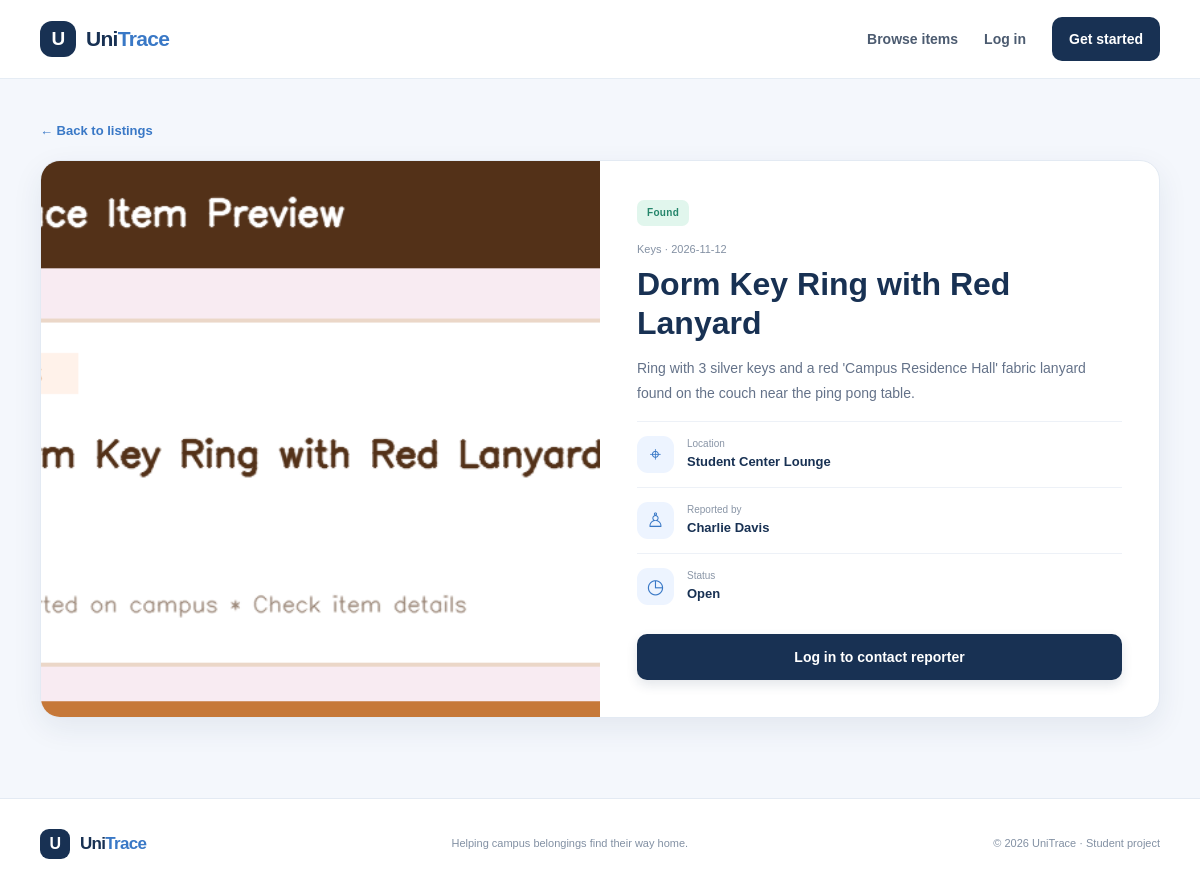
The app's page /item/26 with its own data.
### tables this page shows
CREATE TABLE items (
    id INTEGER PRIMARY KEY AUTOINCREMENT,
    user_id INTEGER NOT NULL,
    title TEXT NOT NULL,
    description TEXT NOT NULL,
    item_type TEXT NOT NULL CHECK (item_type IN ('Lost', 'Found')),
    category TEXT NOT NULL,
    location TEXT NOT NULL,
    item_date TEXT NOT NULL,
    image_filename TEXT,
    status TEXT NOT NULL DEFAULT 'Open' CHECK (status IN ('Open', 'Claimed', 'Returned')),
    created_at TEXT NOT NULL,
    FOREIGN KEY (user_id) REFERENCES users(id) ON DELETE CASCADE
);

CREATE TABLE users (
    id INTEGER PRIMARY KEY AUTOINCREMENT,
    name TEXT NOT NULL,
    email TEXT NOT NULL UNIQUE,
    password_hash TEXT NOT NULL,
    created_at TEXT NOT NULL
);

### campus_lost_found/app.py (the view)
@app.route("/item/<int:item_id>")
def item_details(item_id):
    with get_db() as db:
        item = db.execute("""
            SELECT items.*, users.name AS reporter_name, users.email AS reporter_email
            FROM items JOIN users ON items.user_id = users.id
            WHERE items.id = ?
        """, (item_id,)).fetchone()
    if item is None:
        abort(404)
    return render_template("item_details.html", item=item)

### campus_lost_found/app.py (called while the page is built)
def get_db():
    try:
        if "db" not in g:
            g.db = sqlite3.connect(DATABASE)
            g.db.row_factory = sqlite3.Row
            g.db.execute("PRAGMA foreign_keys = ON")
        return g.db
    except RuntimeError:
        connection = sqlite3.connect(DATABASE)
        connection.row_factory = sqlite3.Row
        connection.execute("PRAGMA foreign_keys = ON")
        return connection

@app.context_processor
def inject_current_year():
    return {"current_year": datetime.now().year}

### campus_lost_found/templates/item_details.html (shortened to what this page needs)
{% extends "base.html" %}
{% block content %}
<section class="details-page container">
    <a class="back-link" href="{{ url_for('home') }}">← Back to listings</a>
    <article class="details-card">
        <div class="details-visual">
            {% if item.image_filename %}
                <img src="{{ url_for('static', filename='uploads/' ~ item.image_filename) }}" alt="{{ item.title }}">
            {% else %}
                <div class="item-placeholder details-placeholder"><span>{{ '⌕' if item.item_type == 'Lost' else '✓' }}</span><small>{{ item.category }}</small></div>
            {% endif %}
        </div>
        <div class="details-content">
            <span class="type-badge {{ 'badge-lost' if item.item_type == 'Lost' else 'badge-found' }}">{{ item.item_type }}</span>
            <p class="item-meta">{{ item.category }} · {{ item.item_date }}</p>
            <h1>{{ item.title }}</h1>
            <p class="details-description">{{ item.description }}</p>
            <div class="detail-line"><span>⌖</span><div><small>Location</small><strong>{{ item.location }}</strong></div></div>
            <div class="detail-line"><span>♙</span><div><small>Reported by</small><strong>{{ item.reporter_name }}</strong></div></div>
            <div class="detail-line"><span>◷</span><div><small>Status</small><strong>{{ item.status }}</strong></div></div>
            {% if session.get('user_id') == item.user_id %}
                <a class="button button-primary button-full details-owner-button" href="{{ url_for('dashboard') }}">Manage your report</a>
            {% else %}
                <a class="button button-primary button-full details-owner-button" href="{{ url_for('login', next=request.path) }}">Log in to contact reporter</a>
            {% endif %}
        </div>
    </article>
</section>
{% endblock %}

### campus_lost_found/static/css/style.css (style rules this page uses)
:root { --navy: #183153; --navy-dark: #112640; --blue: #3978c6; --blue-light: #eaf2ff; --blue-pale: #f4f7fc; --text: #26334d; --muted: #68758a; --line: #e3eaf3; --white: #ffffff; --green: #25856b; --shadow: 0 10px 30px rgba(24, 49, 83, 0.08); --radius: 18px; }
* { box-sizing: border-box; }
html { scroll-behavior: smooth; }
body { margin: 0; min-height: 100vh; font-family: Arial, Helvetica, sans-serif; color: var(--text); background: var(--blue-pale); line-height: 1.6; }
a { color: inherit; text-decoration: none; }
button, a, input, select, textarea { -webkit-tap-highlight-color: transparent; }
.container { width: min(1120px, calc(100% - 48px)); margin: 0 auto; }
.button { display: inline-flex; min-height: 45px; align-items: center; justify-content: center; gap: 9px; padding: 11px 18px; border: 1px solid transparent; border-radius: 10px; font-size: 14px; font-weight: 700; cursor: pointer; transition: transform .2s, box-shadow .2s, background .2s; }
.button-primary { background: var(--navy); color: white; box-shadow: 0 5px 12px rgba(24, 49, 83, .12); }
.button-full { width: 100%; }
.type-badge { display: inline-flex; align-items: center; width: fit-content; padding: 5px 10px; border-radius: 7px; font-size: 10px; font-weight: 800; letter-spacing: .3px; }
.badge-found { background: #e1f6ed; color: #25856b; }
.item-meta { display: flex; gap: 7px; align-items: center; margin: 0 0 7px; color: #8390a3; font-size: 11px; }
.details-page { padding-top: 38px; padding-bottom: 80px; }
.back-link { display: inline-block; margin-bottom: 18px; color: var(--blue); font-size: 13px; font-weight: 700; }
.details-card { display: grid; grid-template-columns: 1fr 1fr; overflow: hidden; border: 1px solid var(--line); border-radius: 20px; background: white; box-shadow: var(--shadow); }
.details-visual { min-height: 430px; background: #edf3fc; }
.details-visual > img { display: block; width: 100%; height: 100%; min-height: 430px; object-fit: cover; }
.details-content { padding: 37px; }
.details-content .item-meta { margin-top: 15px; }
.details-content h1 { margin: 7px 0 13px; color: var(--navy); font-size: 32px; line-height: 1.2; }
.details-description { color: #647289; font-size: 14px; line-height: 1.8; overflow-wrap: anywhere; }
.detail-line { display: flex; align-items: center; gap: 13px; padding: 14px 0; border-top: 1px solid #edf1f7; }
.detail-line > span { display: grid; place-items: center; width: 37px; height: 37px; border-radius: 11px; background: #edf4ff; color: var(--blue); font-size: 20px; }
.detail-line small, .detail-line strong { display: block; }
.detail-line small { color: #8995a6; font-size: 10px; }
.detail-line strong { color: var(--navy); font-size: 13px; }
.details-owner-button { margin-top: 15px; }

### records on screen
items: image_filename (picture), item_type "Found", category "Keys", item_date "2026-11-12", title "Dorm Key Ring with Red Lanyard", description "Ring with 3 silver keys and a red 'Campus Residence Hall' fabric lanyard found on the couch near the ping pong table.", location "Student Center Lounge", status "Open"
users: reporter_name "Charlie Davis"
